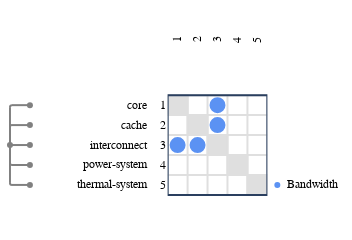

Notebook source saved alongside this figure:
### Code cell
from ragraph.io.esl import from_esl
graph = from_esl(["./esl"])

import raesl.plot
figure = raesl.plot.mdm(
    graph,
    node_kinds=["component"],
)
figure.show()

### Figure 1 — Plotly figure (JSON) as saved in the notebook; plotly's stock layout.template omitted (floating-point values rounded to 4 significant figures)
{"data": [{"hoverinfo": "skip", "marker": {"color": "#FFFFFF", "line": {"color": "#FFFFFF"}}, "mode": "markers", "showlegend": false, "type": "scatter", "x": [0.5], "xaxis": "x", "y": [0.5], "yaxis": "y"}, {"hoverinfo": "skip", "marker": {"color": "#FFFFFF", "line": {"color": "#FFFFFF"}}, "mode": "markers", "showlegend": false, "type": "scatter", "x": [0.5], "xaxis": "x2", "y": [0.5], "yaxis": "y2"}, {"hoverinfo": "skip", "marker": {"color": "#FFFFFF", "line": {"color": "#FFFFFF"}}, "mode": "markers", "showlegend": false, "type": "scatter", "x": [0.5], "xaxis": "x3", "y": [0.5], "yaxis": "y3"}, {"hoverinfo": "skip", "marker": {"color": "#FFFFFF", "line": {"color": "#FFFFFF"}}, "mode": "markers", "showlegend": false, "type": "scatter", "x": [0.5], "xaxis": "x5", "y": [0.5], "yaxis": "y5"}, {"customdata": [{"data": "world.core", "pointtype": "tree_node"}, {"data": "world.cache", "pointtype": "tree_node"}, {"data": "world.interconnect", "pointtype": "tree_node"}, {"data": "world.power-system", "pointtype": "tree_node"}, {"data": "world.thermal-system", "pointtype": "tree_node"}, {"data": "world", "pointtype": "tree_node"}], "hoverinfo": "text", "marker": {"color": "gray"}, "mode": "markers", "showlegend": false, "text": ["world.core", "world.cache", "world.interconnect", "world.power-system", "world.thermal-system", "world"], "type": "scatter", "x": [1, 1, 1, 1, 1, 0], "xaxis": "x6", "y": [4.5, 3.5, 2.5, 1.5, 0.5, 2.5], "yaxis": "y6"}, {"customdata": [{"source": "world.core", "target": "world.interconnect"}], "hoverinfo": "text", "marker": {"color": "#ffffff"}, "mode": "markers", "showlegend": false, "text": ["source: world.core<br>target: world.interconnect<br>Bandwidth: 1.0"], "type": "scatter", "x": [0.5], "xaxis": "x9", "y": [2.3], "yaxis": "y9"}, {"customdata": [{"source": "world.cache", "target": "world.interconnect"}], "hoverinfo": "text", "marker": {"color": "#ffffff"}, "mode": "markers", "showlegend": false, "text": ["source: world.cache<br>target: world.interconnect<br>Bandwidth: 1.0"], "type": "scatter", "x": [1.5], "xaxis": "x9", "y": [2.3], "yaxis": "y9"}, {"customdata": [{"source": "world.interconnect", "target": "world.core"}], "hoverinfo": "text", "marker": {"color": "#ffffff"}, "mode": "markers", "showlegend": false, "text": ["source: world.interconnect<br>target: world.core<br>Bandwidth: 1.0"], "type": "scatter", "x": [2.5], "xaxis": "x9", "y": [4.3], "yaxis": "y9"}, {"customdata": [{"source": "world.interconnect", "target": "world.cache"}], "hoverinfo": "text", "marker": {"color": "#ffffff"}, "mode": "markers", "showlegend": false, "text": ["source: world.interconnect<br>target: world.cache<br>Bandwidth: 1.0"], "type": "scatter", "x": [2.5], "xaxis": "x9", "y": [3.3], "yaxis": "y9"}, {"hoverinfo": "text", "marker": {"color": "#5b92f3"}, "mode": "markers", "showlegend": false, "text": ["Bandwidth"], "type": "scatter", "x": [0.5], "xaxis": "x10", "y": [0.5], "yaxis": "y10"}, {"hoverinfo": "text", "mode": "text", "showlegend": false, "text": ["Bandwidth"], "textfont": {"color": "black", "family": "Fira Code,Hack,Courier New,monospace", "size": 12}, "textposition": "middle right", "type": "scatter", "x": [1], "xaxis": "x10", "y": [0.5], "yaxis": "y10"}], "layout": {"annotations": [{"font": {"color": "black", "family": "Fira Code,Hack,Courier New,monospace", "size": 12}, "showarrow": false, "text": "1", "textangle": -90, "x": 0.5, "xref": "x4", "y": -0.3301, "yanchor": "bottom", "yref": "y", "yshift": 0}, {"font": {"color": "black", "family": "Fira Code,Hack,Courier New,monospace", "size": 12}, "showarrow": false, "text": "2", "textangle": -90, "x": 1.5, "xref": "x4", "y": -0.3301, "yanchor": "bottom", "yref": "y", "yshift": 0}, {"font": {"color": "black", "family": "Fira Code,Hack,Courier New,monospace", "size": 12}, "showarrow": false, "text": "3", "textangle": -90, "x": 2.5, "xref": "x4", "y": -0.3301, "yanchor": "bottom", "yref": "y", "yshift": 0}, {"font": {"color": "black", "family": "Fira Code,Hack,Courier New,monospace", "size": 12}, "showarrow": false, "text": "4", "textangle": -90, "x": 3.5, "xref": "x4", "y": -0.3301, "yanchor": "bottom", "yref": "y", "yshift": 0}, {"font": {"color": "black", "family": "Fira Code,Hack,Courier New,monospace", "size": 12}, "showarrow": false, "text": "5", "textangle": -90, "x": 4.5, "xref": "x4", "y": -0.3301, "yanchor": "bottom", "yref": "y", "yshift": 0}, {"font": {"color": "black", "family": "Fira Code,Hack,Courier New,monospace", "size": 12}, "showarrow": false, "text": "core", "textangle": 0, "x": 2.772, "xanchor": "right", "xref": "x7", "y": 4.5, "yref": "y6", "yshift": 0}, {"font": {"color": "black", "family": "Fira Code,Hack,Courier New,monospace", "size": 12}, "showarrow": false, "text": "cache", "textangle": 0, "x": 2.772, "xanchor": "right", "xref": "x7", "y": 3.5, "yref": "y6", "yshift": 0}, {"font": {"color": "black", "family": "Fira Code,Hack,Courier New,monospace", "size": 12}, "showarrow": false, "text": "interconnect", "textangle": 0, "x": 2.772, "xanchor": "right", "xref": "x7", "y": 2.5, "yref": "y6", "yshift": 0}, {"font": {"color": "black", "family": "Fira Code,Hack,Courier New,monospace", "size": 12}, "showarrow": false, "text": "power-system", "textangle": 0, "x": 2.772, "xanchor": "right", "xref": "x7", "y": 1.5, "yref": "y6", "yshift": 0}, {"font": {"color": "black", "family": "Fira Code,Hack,Courier New,monospace", "size": 12}, "showarrow": false, "text": "thermal-system", "textangle": 0, "x": 2.772, "xanchor": "right", "xref": "x7", "y": 0.5, "yref": "y6", "yshift": 0}, {"font": {"color": "black", "family": "Fira Code,Hack,Courier New,monospace", "size": 12}, "showarrow": false, "text": "1", "textangle": 0, "x": 0.4301, "xanchor": "right", "xref": "x8", "y": 4.5, "yref": "y6", "yshift": 0}, {"font": {"color": "black", "family": "Fira Code,Hack,Courier New,monospace", "size": 12}, "showarrow": false, "text": "2", "textangle": 0, "x": 0.4301, "xanchor": "right", "xref": "x8", "y": 3.5, "yref": "y6", "yshift": 0}, {"font": {"color": "black", "family": "Fira Code,Hack,Courier New,monospace", "size": 12}, "showarrow": false, "text": "3", "textangle": 0, "x": 0.4301, "xanchor": "right", "xref": "x8", "y": 2.5, "yref": "y6", "yshift": 0}, {"font": {"color": "black", "family": "Fira Code,Hack,Courier New,monospace", "size": 12}, "showarrow": false, "text": "4", "textangle": 0, "x": 0.4301, "xanchor": "right", "xref": "x8", "y": 1.5, "yref": "y6", "yshift": 0}, {"font": {"color": "black", "family": "Fira Code,Hack,Courier New,monospace", "size": 12}, "showarrow": false, "text": "5", "textangle": 0, "x": 0.4301, "xanchor": "right", "xref": "x8", "y": 0.5, "yref": "y6", "yshift": 0}], "autosize": false, "height": 138.2, "hovermode": "closest", "margin": {"b": 0, "l": 0, "pad": 0, "r": 0, "t": 25}, "modebar": {"orientation": "h"}, "paper_bgcolor": "rgba(256,256,256,1)", "plot_bgcolor": "rgba(256,256,256,0)", "shapes": [{"line": {"color": "gray", "dash": "solid", "width": 2}, "type": "line", "x0": 0, "x1": 0, "xref": "x6", "y0": 2.5, "y1": 4.4, "yref": "y6"}, {"line": {"color": "gray", "dash": "solid", "width": 2}, "path": "M 0 4.4 Q 0 4.5 0.1 4.5", "type": "path", "xref": "x6", "yref": "y6"}, {"line": {"color": "gray", "dash": "solid", "width": 2}, "type": "line", "x0": 0.1, "x1": 1, "xref": "x6", "y0": 4.5, "y1": 4.5, "yref": "y6"}, {"line": {"color": "gray", "dash": "solid", "width": 2}, "type": "line", "x0": 0, "x1": 0, "xref": "x6", "y0": 2.5, "y1": 3.4, "yref": "y6"}, {"line": {"color": "gray", "dash": "solid", "width": 2}, "path": "M 0 3.4 Q 0 3.5 0.1 3.5", "type": "path", "xref": "x6", "yref": "y6"}, {"line": {"color": "gray", "dash": "solid", "width": 2}, "type": "line", "x0": 0.1, "x1": 1, "xref": "x6", "y0": 3.5, "y1": 3.5, "yref": "y6"}, {"line": {"color": "gray", "dash": "solid", "width": 2}, "type": "line", "x0": 0, "x1": 1, "xref": "x6", "y0": 2.5, "y1": 2.5, "yref": "y6"}, {"line": {"color": "gray", "dash": "solid", "width": 2}, "type": "line", "x0": 0, "x1": 0, "xref": "x6", "y0": 2.5, "y1": 1.6, "yref": "y6"}, {"line": {"color": "gray", "dash": "solid", "width": 2}, "path": "M 0 1.6 Q 0 1.5 0.1 1.5", "type": "path", "xref": "x6", "yref": "y6"}, {"line": {"color": "gray", "dash": "solid", "width": 2}, "type": "line", "x0": 0.1, "x1": 1, "xref": "x6", "y0": 1.5, "y1": 1.5, "yref": "y6"}, {"line": {"color": "gray", "dash": "solid", "width": 2}, "type": "line", "x0": 0, "x1": 0, "xref": "x6", "y0": 2.5, "y1": 0.6, "yref": "y6"}, {"line": {"color": "gray", "dash": "solid", "width": 2}, "path": "M 0 0.6 Q 0 0.5 0.1 0.5", "type": "path", "xref": "x6", "yref": "y6"}, {"line": {"color": "gray", "dash": "solid", "width": 2}, "type": "line", "x0": 0.1, "x1": 1, "xref": "x6", "y0": 0.5, "y1": 0.5, "yref": "y6"}, {"line": {"color": "#dfdfdf", "dash": "solid", "width": 2}, "type": "line", "x0": 0, "x1": 5, "xref": "x9", "y0": 0, "y1": 0, "yref": "y6"}, {"line": {"color": "#dfdfdf", "dash": "solid", "width": 2}, "type": "line", "x0": 0, "x1": 5, "xref": "x9", "y0": 1, "y1": 1, "yref": "y6"}, {"line": {"color": "#dfdfdf", "dash": "solid", "width": 2}, "type": "line", "x0": 0, "x1": 5, "xref": "x9", "y0": 2, "y1": 2, "yref": "y6"}, {"line": {"color": "#dfdfdf", "dash": "solid", "width": 2}, "type": "line", "x0": 0, "x1": 5, "xref": "x9", "y0": 3, "y1": 3, "yref": "y6"}, {"line": {"color": "#dfdfdf", "dash": "solid", "width": 2}, "type": "line", "x0": 0, "x1": 5, "xref": "x9", "y0": 4, "y1": 4, "yref": "y6"}, {"line": {"color": "#dfdfdf", "dash": "solid", "width": 2}, "type": "line", "x0": 0, "x1": 5, "xref": "x9", "y0": 5, "y1": 5, "yref": "y6"}, {"line": {"color": "#dfdfdf", "dash": "solid", "width": 2}, "type": "line", "x0": 0, "x1": 0, "xref": "x9", "y0": 0, "y1": 5, "yref": "y6"}, {"line": {"color": "#dfdfdf", "dash": "solid", "width": 2}, "type": "line", "x0": 1, "x1": 1, "xref": "x9", "y0": 0, "y1": 5, "yref": "y6"}, {"line": {"color": "#dfdfdf", "dash": "solid", "width": 2}, "type": "line", "x0": 2, "x1": 2, "xref": "x9", "y0": 0, "y1": 5, "yref": "y6"}, {"line": {"color": "#dfdfdf", "dash": "solid", "width": 2}, "type": "line", "x0": 3, "x1": 3, "xref": "x9", "y0": 0, "y1": 5, "yref": "y6"}, {"line": {"color": "#dfdfdf", "dash": "solid", "width": 2}, "type": "line", "x0": 4, "x1": 4, "xref": "x9", "y0": 0, "y1": 5, "yref": "y6"}, {"line": {"color": "#dfdfdf", "dash": "solid", "width": 2}, "type": "line", "x0": 5, "x1": 5, "xref": "x9", "y0": 0, "y1": 5, "yref": "y6"}, {"fillcolor": "#dfdfdf", "layer": "below", "line": {"color": "#dfdfdf"}, "type": "rect", "x0": 0, "x1": 1, "xref": "x9", "y0": 4, "y1": 5, "yref": "y6"}, {"fillcolor": "#dfdfdf", "layer": "below", "line": {"color": "#dfdfdf"}, "type": "rect", "x0": 1, "x1": 2, "xref": "x9", "y0": 3, "y1": 4, "yref": "y6"}, {"fillcolor": "#dfdfdf", "layer": "below", "line": {"color": "#dfdfdf"}, "type": "rect", "x0": 2, "x1": 3, "xref": "x9", "y0": 2, "y1": 3, "yref": "y6"}, {"fillcolor": "#dfdfdf", "layer": "below", "line": {"color": "#dfdfdf"}, "type": "rect", "x0": 3, "x1": 4, "xref": "x9", "y0": 1, "y1": 2, "yref": "y6"}, {"fillcolor": "#dfdfdf", "layer": "below", "line": {"color": "#dfdfdf"}, "type": "rect", "x0": 4, "x1": 5, "xref": "x9", "y0": 0, "y1": 1, "yref": "y6"}, {"fillcolor": "#5b92f3", "line": {"width": 0}, "path": "M 0.5 2.5 L 0.5 2.9 Q 0.334 2.9 0.217 2.783 Q 0.1 2.666 0.1 2.5 Q 0.1 2.334 0.217 2.217 Q 0.334 2.1 0.5 2.1 Q 0.666 2.1 0.783 2.217 Q 0.9 2.334 0.9 2.5 Q 0.9 2.666 0.783 2.783 Q 0.666 2.9 0.5 2.9 Z", "type": "path", "xref": "x9", "yref": "y6"}, {"fillcolor": "#5b92f3", "line": {"width": 0}, "path": "M 1.5 2.5 L 1.5 2.9 Q 1.334 2.9 1.217 2.783 Q 1.1 2.666 1.1 2.5 Q 1.1 2.334 1.217 2.217 Q 1.334 2.1 1.5 2.1 Q 1.666 2.1 1.783 2.217 Q 1.9 2.334 1.9 2.5 Q 1.9 2.666 1.783 2.783 Q 1.666 2.9 1.5 2.9 Z", "type": "path", "xref": "x9", "yref": "y6"}, {"fillcolor": "#5b92f3", "line": {"width": 0}, "path": "M 2.5 4.5 L 2.5 4.9 Q 2.334 4.9 2.217 4.783 Q 2.1 4.666 2.1 4.5 Q 2.1 4.334 2.217 4.217 Q 2.334 4.1 2.5 4.1 Q 2.666 4.1 2.783 4.217 Q 2.9 4.334 2.9 4.5 Q 2.9 4.666 2.783 4.783 Q 2.666 4.9 2.5 4.9 Z", "type": "path", "xref": "x9", "yref": "y6"}, {"fillcolor": "#5b92f3", "line": {"width": 0}, "path": "M 2.5 3.5 L 2.5 3.9 Q 2.334 3.9 2.217 3.783 Q 2.1 3.666 2.1 3.5 Q 2.1 3.334 2.217 3.217 Q 2.334 3.1 2.5 3.1 Q 2.666 3.1 2.783 3.217 Q 2.9 3.334 2.9 3.5 Q 2.9 3.666 2.783 3.783 Q 2.666 3.9 2.5 3.9 Z", "type": "path", "xref": "x9", "yref": "y6"}, {"type": "rect", "x0": 0, "x1": 5, "xref": "x9", "y0": 0, "y1": 5, "yref": "y6"}], "width": 352.9, "xaxis": {"anchor": "y", "automargin": false, "autorange": false, "domain": [0, 0.1133], "matches": "x6", "range": [-0.5, 1.5], "scaleanchor": "y", "scaleratio": 1, "showticklabels": false}, "xaxis10": {"anchor": "y10", "automargin": false, "domain": [0.7596, 1], "range": [0, 4.243], "scaleanchor": "y", "showgrid": false, "showline": false, "showticklabels": false, "zeroline": false}, "xaxis2": {"anchor": "y2", "automargin": false, "autorange": false, "domain": [0.1133, 0.4275], "matches": "x7", "range": [-2.772, 2.772], "scaleanchor": "y", "scaleratio": 1, "showticklabels": false}, "xaxis3": {"anchor": "y3", "automargin": false, "autorange": false, "domain": [0.4275, 0.4763], "matches": "x8", "range": [-0.4301, 0.4301], "scaleanchor": "y", "scaleratio": 1, "showticklabels": false}, "xaxis4": {"anchor": "y4", "automargin": false, "domain": [0.4763, 0.7596], "matches": "x9", "range": [0, 5], "scaleanchor": "y", "showgrid": false, "showline": false, "showticklabels": false, "zeroline": false}, "xaxis5": {"anchor": "y5", "automargin": false, "autorange": false, "domain": [0.7596, 1], "matches": "x10", "range": [0, 4.243], "scaleanchor": "y", "scaleratio": 1, "showticklabels": false}, "xaxis6": {"anchor": "y6", "automargin": false, "autorange": false, "domain": [0, 0.1133], "range": [-0.5, 1.5], "scaleanchor": "y", "scaleratio": 1, "showgrid": false, "showline": false, "showticklabels": false, "zeroline": false}, "xaxis7": {"anchor": "y7", "automargin": false, "domain": [0.1133, 0.4275], "range": [-2.772, 2.772], "scaleanchor": "y", "scaleratio": 1, "showgrid": false, "showline": false, "showticklabels": false, "zeroline": false}, "xaxis8": {"anchor": "y8", "automargin": false, "domain": [0.4275, 0.4763], "range": [-0.4301, 0.4301], "scaleanchor": "y", "scaleratio": 1, "showgrid": false, "showline": false, "showticklabels": false, "zeroline": false}, "xaxis9": {"anchor": "y9", "automargin": false, "domain": [0.4763, 0.7596], "range": [0, 5], "scaleanchor": "y", "scaleratio": 1, "showgrid": false, "showline": false, "showticklabels": false, "zeroline": false}, "yaxis": {"anchor": "x", "automargin": false, "autorange": false, "domain": [0.8833, 1], "range": [-0.3301, 0.3301], "showticklabels": false}, "yaxis10": {"anchor": "x10", "automargin": false, "autorange": false, "domain": [0, 0.8833], "matches": "y6", "range": [0, 5], "scaleratio": 1, "showgrid": false, "showline": false, "showticklabels": false, "zeroline": false}, "yaxis2": {"anchor": "x2", "automargin": false, "autorange": false, "domain": [0.8833, 1], "matches": "y", "range": [-0.3301, 0.3301], "showticklabels": false}, "yaxis3": {"anchor": "x3", "automargin": false, "autorange": false, "domain": [0.8833, 1], "matches": "y", "range": [-0.3301, 0.3301], "showticklabels": false}, "yaxis4": {"anchor": "x4", "automargin": false, "autorange": false, "domain": [0.8833, 1], "matches": "y", "range": [-0.3301, 0.3301], "scaleanchor": "x", "scaleratio": 1, "showgrid": false, "showline": false, "showticklabels": false, "zeroline": false}, "yaxis5": {"anchor": "x5", "automargin": false, "autorange": false, "domain": [0.8833, 1], "matches": "y", "range": [-0.3301, 0.3301], "showticklabels": false}, "yaxis6": {"anchor": "x6", "automargin": false, "autorange": false, "domain": [0, 0.8833], "range": [0, 5], "scaleanchor": "x", "scaleratio": 1, "showgrid": true, "showline": false, "showticklabels": false, "zeroline": false}, "yaxis7": {"anchor": "x7", "automargin": false, "autorange": false, "domain": [0, 0.8833], "matches": "y6", "range": [0, 5], "scaleratio": 1, "showgrid": false, "showline": false, "showticklabels": false, "zeroline": false}, "yaxis8": {"anchor": "x8", "automargin": false, "autorange": false, "domain": [0, 0.8833], "matches": "y6", "range": [0, 5], "scaleratio": 1, "showgrid": false, "showline": false, "showticklabels": false, "zeroline": false}, "yaxis9": {"anchor": "x9", "automargin": false, "autorange": false, "domain": [0, 0.8833], "matches": "y6", "range": [0, 5], "scaleratio": 1, "showgrid": false, "showline": false, "showticklabels": false, "zeroline": false}}}
